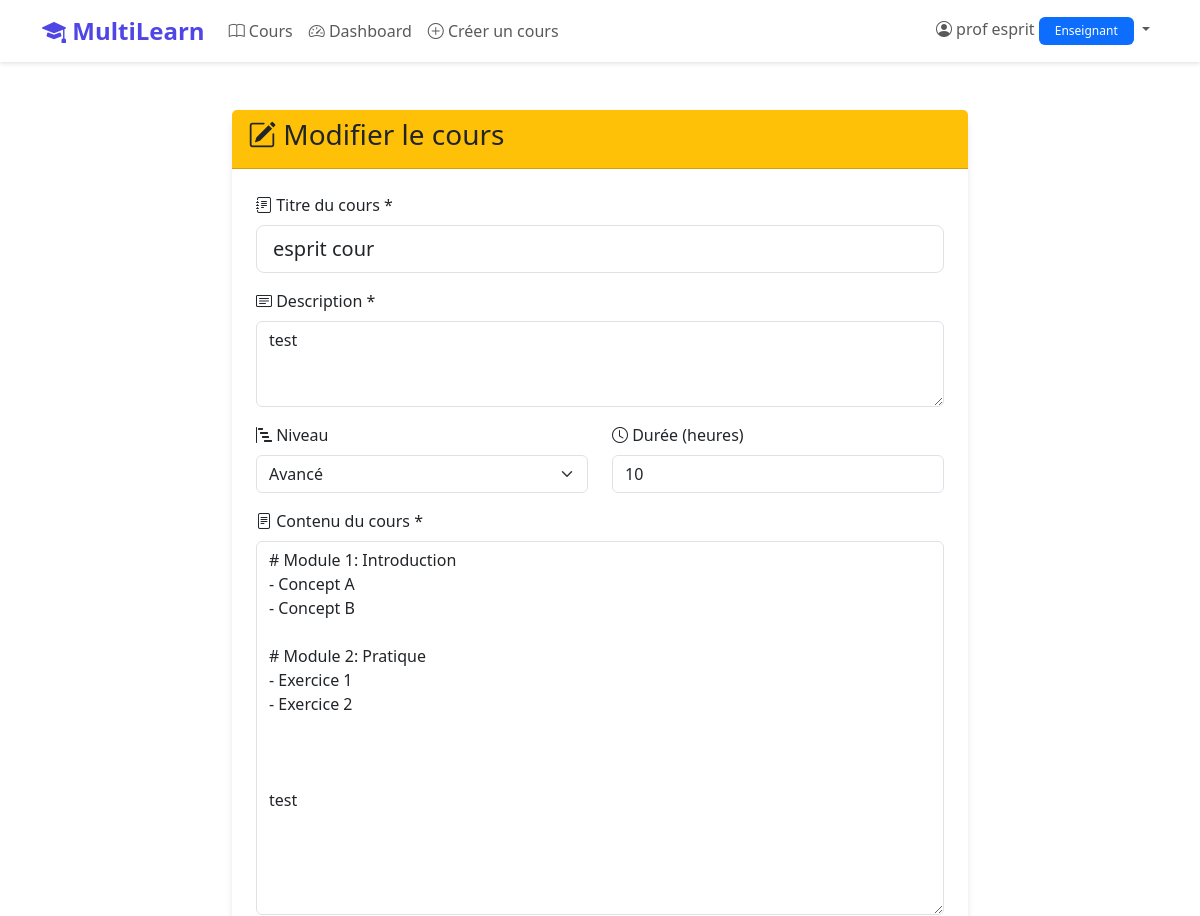
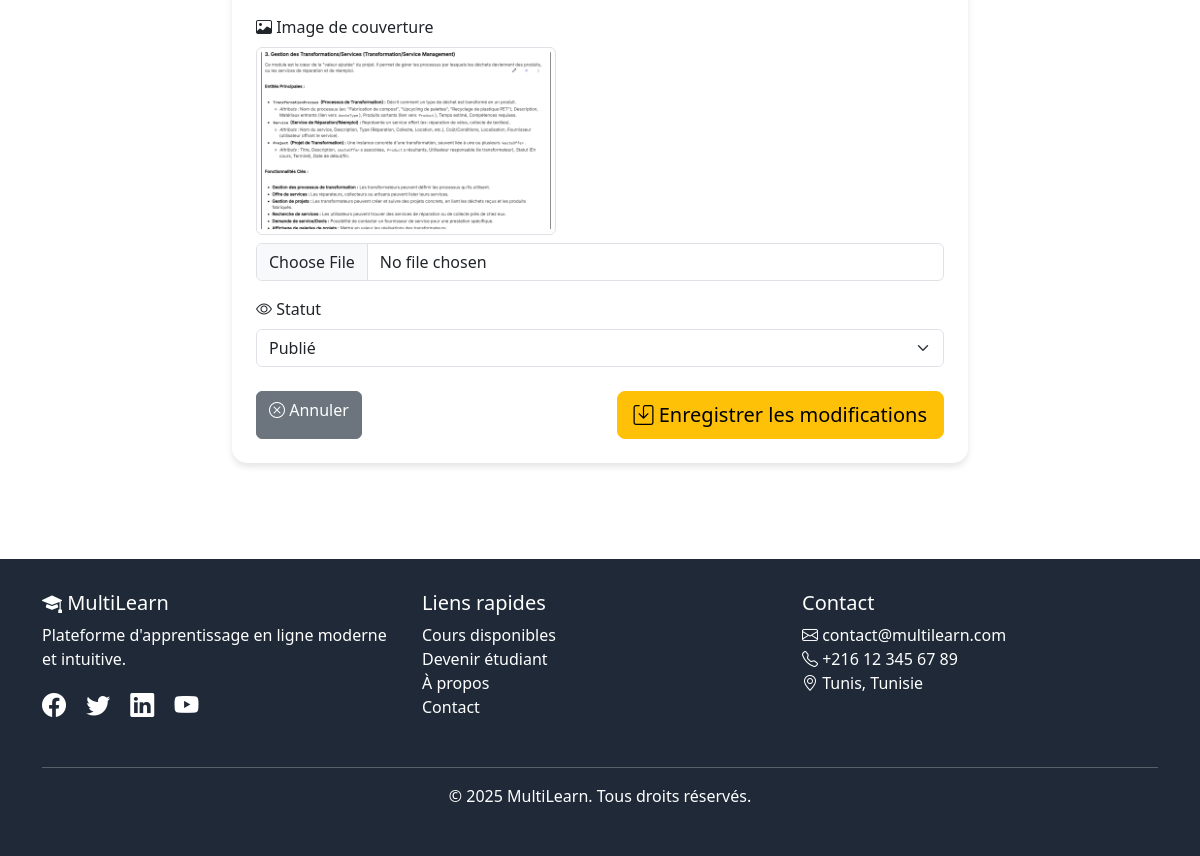
Screenshot of /courses/3/edit/ (signed in) with the database file from the repository (2 pictures, top to bottom).
### myapp/models.py (models this page shows, shortened)
class User(AbstractUser):
    ROLE_CHOICES = [
        ('ADMIN', 'Administrateur'),
        ('TEACHER', 'Enseignant'),
        ('STUDENT', 'Étudiant'),
    ]
    role = models.CharField(max_length=10, choices=ROLE_CHOICES, default='STUDENT')
    phone = models.CharField(max_length=20, blank=True, null=True)
    bio = models.TextField(blank=True, null=True)
    profile_picture = models.ImageField(upload_to='profiles/', blank=True, null=True)
    created_at = models.DateTimeField(auto_now_add=True)
    class Meta:
        db_table = 'users'
        verbose_name = 'Utilisateur'
        verbose_name_plural = 'Utilisateurs'

class Course(models.Model):
    STATUS_CHOICES = [
        ('DRAFT', 'Brouillon'),
        ('PUBLISHED', 'Publié'),
        ('ARCHIVED', 'Archivé'),
    ]
    title = models.CharField(max_length=200)
    description = models.TextField()
    teacher = models.ForeignKey(User, on_delete=models.CASCADE, related_name='courses_taught')
    content = models.TextField(help_text="Contenu complet du cours (texte, liens, etc.)")
    files = models.FileField(upload_to='courses/files/', blank=True, null=True, help_text="Fichiers du cours (PDF, ZIP, etc.)")
    status = models.CharField(max_length=10, choices=STATUS_CHOICES, default='DRAFT')
    level = models.CharField(max_length=50, blank=True, null=True)
    duration_hours = models.IntegerField(blank=True, null=True)
    cover_image = models.ImageField(upload_to='courses/', blank=True, null=True)
    students = models.ManyToManyField(User, through='Enrollment', related_name='enrolled_courses')
    created_at = models.DateTimeField(auto_now_add=True)
    updated_at = models.DateTimeField(auto_now=True)
    class Meta:
        db_table = 'courses'
        verbose_name = 'Cours'
        verbose_name_plural = 'Cours'
        ordering = ['-created_at']

### myapp/views.py (the view, shortened to what this page needs)
# urls.py: path('courses/<int:course_id>/edit/', views.course_edit, name='course_edit'),
@login_required
def course_edit(request, course_id):
    course = get_object_or_404(Course, id=course_id)
    if course.teacher != request.user:
        messages.error(request, 'Vous ne pouvez modifier que vos propres cours.')
        return redirect('course_detail', course_id=course_id)
    context = {'course': course}
    return render(request, 'course_edit.html', context)

### myapp/templates/course_edit.html (shortened to what this page needs)
{% extends 'base.html' %}
{% block content %}
<div class="container my-5">
    <div class="row justify-content-center">
        <div class="col-lg-8">
            <div class="card">
                <div class="card-header bg-warning text-dark">
                    <h3><i class="bi bi-pencil-square"></i> Modifier le cours</h3>
                </div>
                <div class="card-body p-4">
                    <form method="post" enctype="multipart/form-data">
                        <div class="mb-3">
                            <label for="title" class="form-label">
                                <i class="bi bi-journal-text"></i> Titre du cours *
                            </label>
                            <input type="text" class="form-control form-control-lg" id="title" name="title"
                                value="{{ course.title }}" required>
                        </div>
                        <div class="mb-3">
                            <label for="description" class="form-label">
                                <i class="bi bi-card-text"></i> Description *
                            </label>
                            <textarea class="form-control" id="description" name="description" rows="3"
                                required>{{ course.description }}</textarea>
                        </div>
                        <div class="row">
                            <div class="col-md-6 mb-3">
                                <label for="level" class="form-label">
                                    <i class="bi bi-bar-chart-steps"></i> Niveau
                                </label>
                                <select class="form-select" id="level" name="level">
                                    <option value="Avancé" {% if course.level == "Avancé" %}selected{% endif %}>Avancé</option>
                                </select>
                            </div>
                            <div class="col-md-6 mb-3">
                                <label for="duration_hours" class="form-label">
                                    <i class="bi bi-clock"></i> Durée (heures)
                                </label>
                                <input type="number" class="form-control" id="duration_hours" name="duration_hours"
                                    value="{{ course.duration_hours }}" min="1">
                            </div>
                        </div>
                        <div class="mb-3">
                            <label for="content" class="form-label">
                                <i class="bi bi-file-text"></i> Contenu du cours *
                            </label>
                            <textarea class="form-control" id="content" name="content" rows="15"
                                required>{{ course.content }}</textarea>
                        </div>
                        <div class="mb-3">
                            <label for="cover_image" class="form-label">
                                <i class="bi bi-image"></i> Image de couverture
                            </label>
                            {% if course.cover_image %}
                            <div class="mb-2">
                                <img src="{{ course.cover_image.url }}" class="img-thumbnail" style="max-width: 300px;">
                            </div>
                            {% endif %}
                            <input type="file" class="form-control" id="cover_image" name="cover_image"
                                accept="image/*">
                        </div>
                        <div class="mb-4">
                            <label for="status" class="form-label">
                                <i class="bi bi-eye"></i> Statut
                            </label>
                            <select class="form-select" id="status" name="status">
                                <option value="PUBLISHED" {% if course.status == "PUBLISHED" %}selected{% endif %}>Publié
                                </option>
                            </select>
                        </div>
                        <div class="d-flex justify-content-between">
                            <a href="{% url 'course_detail' course.id %}" class="btn btn-secondary">
                                <i class="bi bi-x-circle"></i> Annuler
                            </a>
                            <button type="submit" class="btn btn-warning btn-lg">
                                <i class="bi bi-save"></i> Enregistrer les modifications
                            </button>
                        </div>
                    </form>
                </div>
            </div>
        </div>
    </div>
</div>
{% endblock %}

### myapp/templates/base.html (shortened to what this page needs)
<!DOCTYPE html>
<html lang="fr">
<head>
    <link href="https://cdn.jsdelivr.net/npm/bootstrap@5.3.2/dist/css/bootstrap.min.css" rel="stylesheet">
    <link rel="stylesheet" href="https://cdn.jsdelivr.net/npm/bootstrap-icons@1.11.1/font/bootstrap-icons.css">
</head>
<body>
    <nav class="navbar navbar-expand-lg navbar-light bg-white sticky-top">
        <div class="container">
            <a class="navbar-brand" href="{% url 'home' %}">
                <i class="bi bi-mortarboard-fill"></i> MultiLearn
            </a>
            <div class="collapse navbar-collapse" id="navbarNav">
                <ul class="navbar-nav me-auto">
                    <li class="nav-item">
                        <a class="nav-link" href="{% url 'course_list' %}">
                            <i class="bi bi-book"></i> Cours
                        </a>
                    </li>
                    {% if user.is_authenticated %}
                    <li class="nav-item">
                        <a class="nav-link" href="{% url 'dashboard' %}">
                            <i class="bi bi-speedometer2"></i> Dashboard
                        </a>
                    </li>
                    {% if user.role == 'TEACHER' %}
                    <li class="nav-item">
                        <a class="nav-link" href="{% url 'course_create' %}">
                            <i class="bi bi-plus-circle"></i> Créer un cours
                        </a>
                    </li>
                    {% endif %}
                    {% endif %}
                </ul>
                <ul class="navbar-nav">
                    {% if user.is_authenticated %}
                    <li class="nav-item dropdown">
                        <a class="nav-link dropdown-toggle" href="#" id="userDropdown" role="button"
                            data-bs-toggle="dropdown">
                            <i class="bi bi-person-circle"></i>
                            {{ user.get_full_name|default:user.username }}
                            {% if user.role == 'ADMIN' %}
                            <span class="badge bg-danger">Admin</span>
                            {% elif user.role == 'TEACHER' %}
                            <span class="badge bg-primary">Enseignant</span>
                            {% else %}
                            <span class="badge bg-success">Étudiant</span>
                            {% endif %}
                        </a>
                    </li>
                    {% endif %}
                </ul>
            </div>
        </div>
    </nav>
    <main>
        {% block content %}{% endblock %}
    </main>
    <footer class="mt-5">
        <div class="container">
            <div class="row">
                <div class="col-md-4 mb-3">
                    <h5><i class="bi bi-mortarboard-fill"></i> MultiLearn</h5>
                    <p>Plateforme d'apprentissage en ligne moderne et intuitive.</p>
                    <div class="mt-3">
                        <a href="#" class="text-white me-3"><i class="bi bi-facebook fs-4"></i></a>
                        <a href="#" class="text-white me-3"><i class="bi bi-twitter fs-4"></i></a>
                        <a href="#" class="text-white me-3"><i class="bi bi-linkedin fs-4"></i></a>
                        <a href="#" class="text-white"><i class="bi bi-youtube fs-4"></i></a>
                    </div>
                </div>
                <div class="col-md-4 mb-3">
                    <h5>Liens rapides</h5>
                    <ul class="list-unstyled">
                        <li><a href="{% url 'course_list' %}" class="text-white text-decoration-none">Cours
                                disponibles</a></li>
                        <li><a href="{% url 'register' %}" class="text-white text-decoration-none">Devenir étudiant</a>
                        </li>
                        <li><a href="#" class="text-white text-decoration-none">À propos</a></li>
                        <li><a href="#" class="text-white text-decoration-none">Contact</a></li>
                    </ul>
                </div>
                <div class="col-md-4 mb-3">
                    <h5>Contact</h5>
                    <ul class="list-unstyled">
                        <li><i class="bi bi-envelope"></i> contact@multilearn.com</li>
                        <li><i class="bi bi-telephone"></i> +216 12 345 67 89</li>
                        <li><i class="bi bi-geo-alt"></i> Tunis, Tunisie</li>
                    </ul>
                </div>
            </div>
            <hr class="bg-white">
            <div class="text-center">
                <p>&copy; 2025 MultiLearn. Tous droits réservés.</p>
            </div>
        </div>
    </footer>
</body>
</html>

### myapp/templates/base.html (style rules this page uses)
:root { --primary-color: #4F46E5; --secondary-color: #10B981; --dark-color: #1F2937; }
body { min-height: 100vh; display: flex; flex-direction: column; }
.navbar-brand { font-weight: bold; font-size: 1.5rem; color: var(--primary-color) !important; }
.card { border: none; border-radius: 15px; box-shadow: 0 4px 6px rgba(0, 0, 0, 0.1); transition: transform 0.3s ease, box-shadow 0.3s ease; }
.badge { padding: 0.5rem 1rem; font-weight: 500; }
.navbar { box-shadow: 0 2px 4px rgba(0, 0, 0, 0.1); }
footer { margin-top: auto; background-color: var(--dark-color); color: white; padding: 2rem 0; }

### rows the page displays
User: get_full_name "prof esprit"
Course: title "esprit cour", description "test", level "Avancé", duration_hours "10", content "# Module 1: Introduction - Concept A - Concept B # Module 2: Pratique - Exercice 1 - Exercice 2 test", cover_image (picture), status "Publié"
